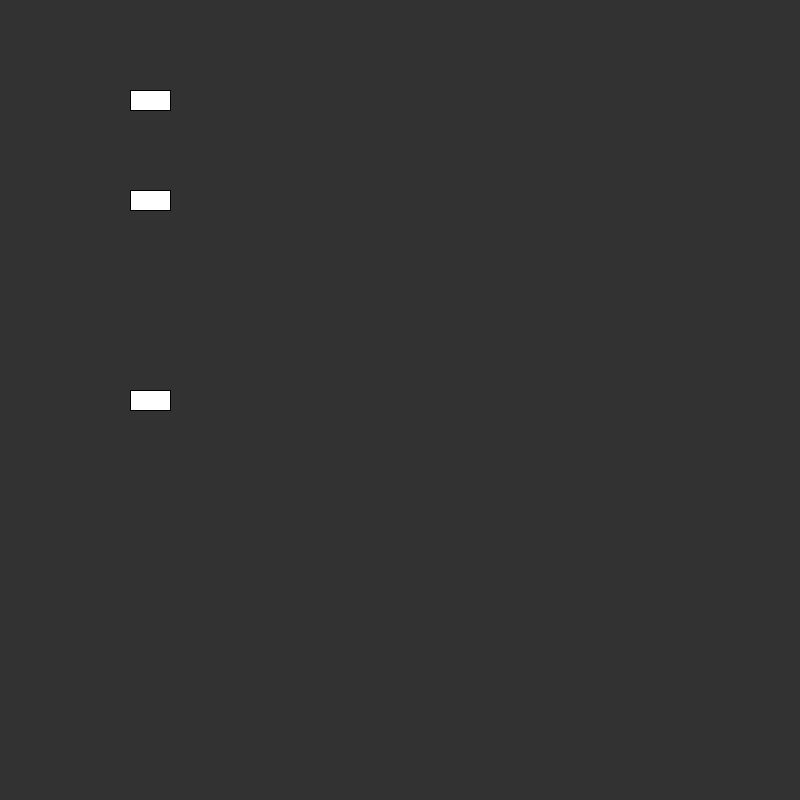
Frame 1 (no input)
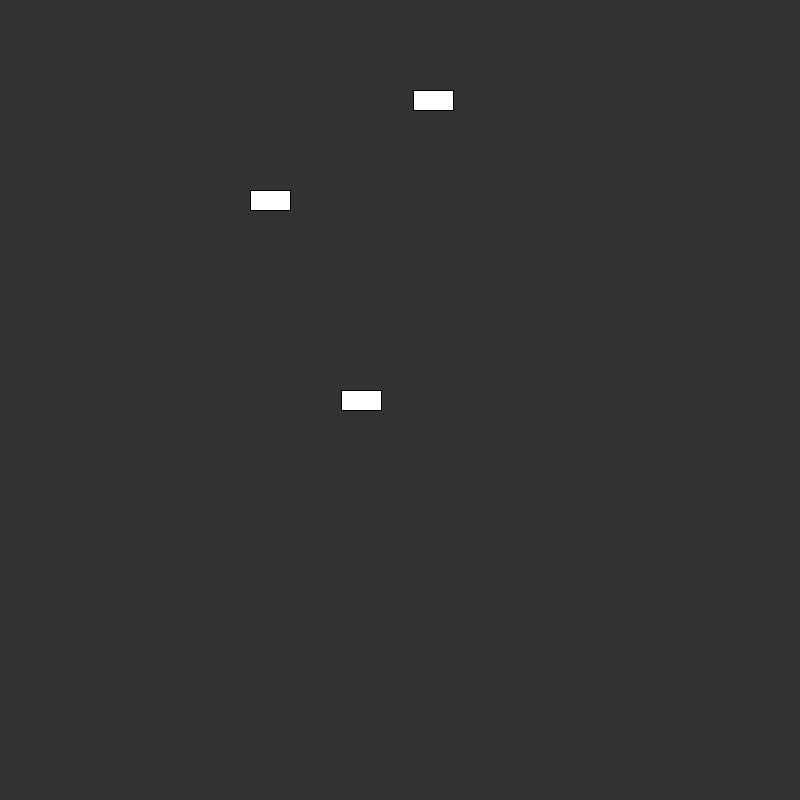
Frame 60 (the mouse pressed at the canvas centre just before this capture)
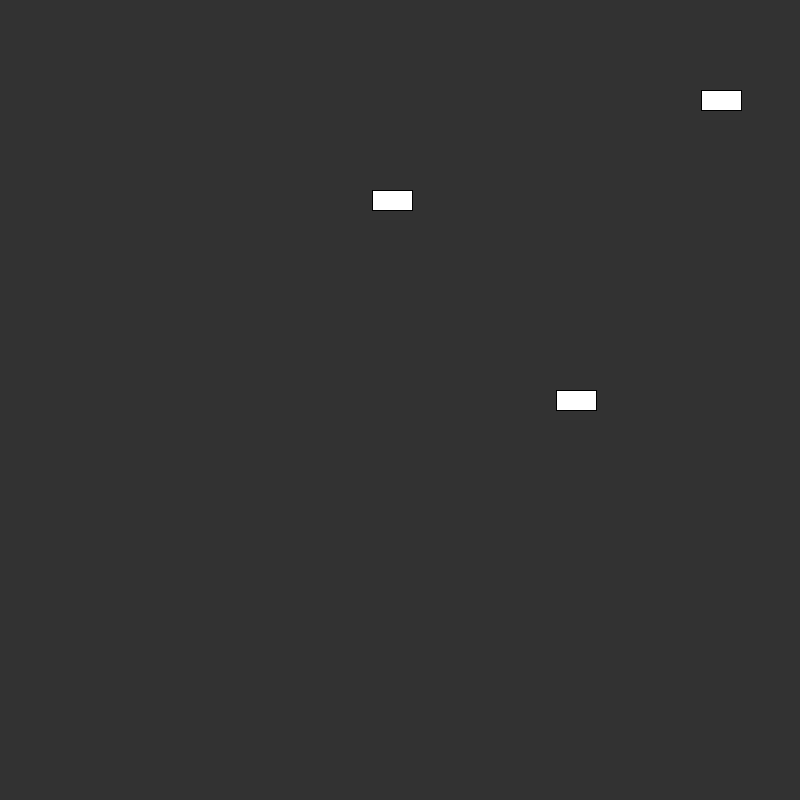
Frame 120 (the mouse held since frame 60 and released just before this capture)

The Processing sketch that drew these frames (run headless with seeded random() and noise(); from frame 60 on, the mouse is pressed at the canvas centre):

// Processing sketch: processing_166010
// ── processing_166010.pde

Car myCar;
Car myCar2;
Car myCar3;



void setup() {

  size(800, 800);
  myCar = new Car(150, width/2, 40, 20, random(1,5), 255);
  myCar2 = new  Car(150, width/4, 40, 20, random(1,5), 255);
  myCar3 = new  Car(150, width/8, 40, 20, random(1,5), 255);
  
}

void draw() {
  background(50);
  myCar.display();
  myCar.move();
  myCar2.display();
  myCar2.move();
  myCar3.display();
  myCar3.move();
  if (myCar.xpos>width||myCar.xpos<0||myCar2.xpos>width||myCar2.xpos<0||myCar3.xpos>width||myCar3.xpos<0) {
    myCar.dir();
    myCar2.dir();
    myCar3.dir();
  }
}

class Car {
  color c;
  float xpos;
  float ypos;
  float xspeed;
  float w;
  float h;
  


  Car(float tempx, float tempy, float tempw, float temph, float tempxspeed, color tempc) {
    c = tempc;
    xpos = tempx;
    ypos = tempy;
    xspeed = tempxspeed;
    w = tempw;
    h = temph;
  }

  void display() {
    rectMode(CENTER);
    fill(c);
    rect(xpos, ypos, w, h);
    if(xpos>width||xpos<0){
    c=color(random(255),random(255),random(255));
    }
  }

  void move() {
    xpos = xpos + xspeed;
  }

  void dir() {
    xspeed=xspeed*-1;
  }
}
